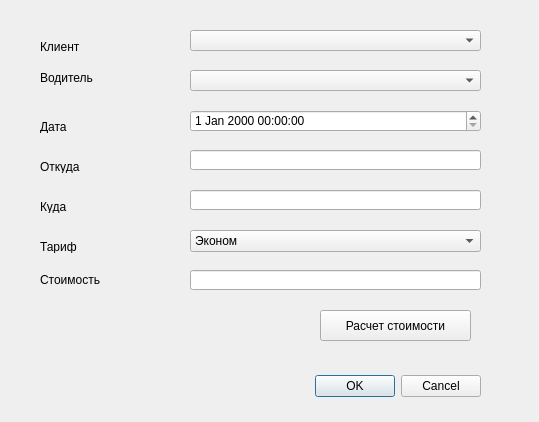
<?xml version="1.0" encoding="UTF-8"?>
<ui version="4.0">
 <class>orderDialog</class>
 <widget class="QDialog" name="orderDialog">
  <property name="geometry">
   <rect>
    <x>0</x>
    <y>0</y>
    <width>539</width>
    <height>422</height>
   </rect>
  </property>
  <property name="windowTitle">
   <string>Dialog</string>
  </property>
  <widget class="QDialogButtonBox" name="buttonBox">
   <property name="geometry">
    <rect>
     <x>310</x>
     <y>370</y>
     <width>171</width>
     <height>32</height>
    </rect>
   </property>
   <property name="orientation">
    <enum>Qt::Horizontal</enum>
   </property>
   <property name="standardButtons">
    <set>QDialogButtonBox::Cancel|QDialogButtonBox::Ok</set>
   </property>
  </widget>
  <widget class="QComboBox" name="comboBoxDriver">
   <property name="geometry">
    <rect>
     <x>190</x>
     <y>70</y>
     <width>291</width>
     <height>21</height>
    </rect>
   </property>
  </widget>
  <widget class="QPushButton" name="pushButtonCost">
   <property name="geometry">
    <rect>
     <x>320</x>
     <y>310</y>
     <width>151</width>
     <height>31</height>
    </rect>
   </property>
   <property name="text">
    <string>Расчет стоимости</string>
   </property>
  </widget>
  <widget class="QDateTimeEdit" name="dateTimeEdit">
   <property name="geometry">
    <rect>
     <x>190</x>
     <y>110</y>
     <width>291</width>
     <height>22</height>
    </rect>
   </property>
  </widget>
  <widget class="QComboBox" name="comboBoxClient">
   <property name="geometry">
    <rect>
     <x>190</x>
     <y>30</y>
     <width>291</width>
     <height>21</height>
    </rect>
   </property>
  </widget>
  <widget class="QLineEdit" name="lineEditFrom">
   <property name="geometry">
    <rect>
     <x>190</x>
     <y>150</y>
     <width>291</width>
     <height>20</height>
    </rect>
   </property>
  </widget>
  <widget class="QLineEdit" name="lineEditTo">
   <property name="geometry">
    <rect>
     <x>190</x>
     <y>190</y>
     <width>291</width>
     <height>20</height>
    </rect>
   </property>
  </widget>
  <widget class="QLineEdit" name="lineEditCost">
   <property name="geometry">
    <rect>
     <x>190</x>
     <y>270</y>
     <width>291</width>
     <height>20</height>
    </rect>
   </property>
   <property name="readOnly">
    <bool>true</bool>
   </property>
  </widget>
  <widget class="QLabel" name="label">
   <property name="geometry">
    <rect>
     <x>40</x>
     <y>240</y>
     <width>47</width>
     <height>13</height>
    </rect>
   </property>
   <property name="text">
    <string>Тариф</string>
   </property>
  </widget>
  <widget class="QComboBox" name="comboBoxTariff">
   <property name="geometry">
    <rect>
     <x>190</x>
     <y>230</y>
     <width>291</width>
     <height>22</height>
    </rect>
   </property>
   <item>
    <property name="text">
     <string>Эконом</string>
    </property>
   </item>
   <item>
    <property name="text">
     <string>Комфорт</string>
    </property>
   </item>
   <item>
    <property name="text">
     <string>Бизнес</string>
    </property>
   </item>
  </widget>
  <widget class="QLabel" name="label_2">
   <property name="geometry">
    <rect>
     <x>40</x>
     <y>270</y>
     <width>91</width>
     <height>20</height>
    </rect>
   </property>
   <property name="text">
    <string>Стоимость</string>
   </property>
  </widget>
  <widget class="QLabel" name="label_4">
   <property name="geometry">
    <rect>
     <x>40</x>
     <y>200</y>
     <width>47</width>
     <height>13</height>
    </rect>
   </property>
   <property name="text">
    <string>Куда</string>
   </property>
  </widget>
  <widget class="QLabel" name="label_5">
   <property name="geometry">
    <rect>
     <x>40</x>
     <y>160</y>
     <width>47</width>
     <height>13</height>
    </rect>
   </property>
   <property name="text">
    <string>Откуда</string>
   </property>
  </widget>
  <widget class="QLabel" name="label_6">
   <property name="geometry">
    <rect>
     <x>40</x>
     <y>120</y>
     <width>47</width>
     <height>13</height>
    </rect>
   </property>
   <property name="text">
    <string>Дата</string>
   </property>
  </widget>
  <widget class="QLabel" name="label_7">
   <property name="geometry">
    <rect>
     <x>40</x>
     <y>70</y>
     <width>61</width>
     <height>16</height>
    </rect>
   </property>
   <property name="text">
    <string>Водитель</string>
   </property>
  </widget>
  <widget class="QLabel" name="label_8">
   <property name="geometry">
    <rect>
     <x>40</x>
     <y>40</y>
     <width>47</width>
     <height>13</height>
    </rect>
   </property>
   <property name="text">
    <string>Клиент</string>
   </property>
  </widget>
 </widget>
 <resources/>
 <connections>
  <connection>
   <sender>buttonBox</sender>
   <signal>accepted()</signal>
   <receiver>orderDialog</receiver>
   <slot>accept()</slot>
   <hints>
    <hint type="sourcelabel">
     <x>248</x>
     <y>254</y>
    </hint>
    <hint type="destinationlabel">
     <x>157</x>
     <y>274</y>
    </hint>
   </hints>
  </connection>
  <connection>
   <sender>buttonBox</sender>
   <signal>rejected()</signal>
   <receiver>orderDialog</receiver>
   <slot>reject()</slot>
   <hints>
    <hint type="sourcelabel">
     <x>316</x>
     <y>260</y>
    </hint>
    <hint type="destinationlabel">
     <x>286</x>
     <y>274</y>
    </hint>
   </hints>
  </connection>
 </connections>
</ui>
